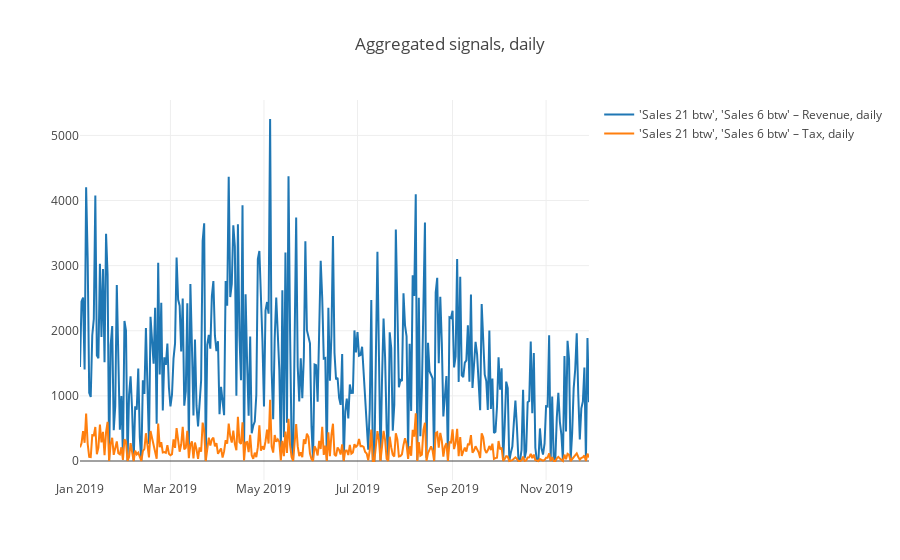

Notebook cell for this chart:
### Markdown cell above
## Tax vs. Revenue based on the GroundTruth

### Code cell
# ~Sales 6 btw
constructSignals(df_all, query=[{"select": ["Sales 21 btw", "Sales 6 btw"], 
                              "_with": {"FA_Name": "Revenue"}}, 
                                {"select": ["Sales 21 btw", "Sales 6 btw"], "_with": {"FA_Name": "Tax"}}], 
                              on="GroundTruth", agg_period="D", title="GroundTruth_Tax-Revenue_")

### Figure 1 — Plotly figure (JSON) as saved in the notebook; plotly's stock layout.template omitted (floating-point values rounded to 4 significant figures; data arrays with more than 128 entries replaced by an {"elided": "..."} marker saying what was removed)
{"data": [{"name": "'Sales 21 btw', 'Sales 6 btw' – Revenue, daily", "type": "scatter", "uid": "10023f1e-a9c8-4c08-919e-d9d1267d773d", "x": {"elided": "333 str values"}, "y": {"elided": "333 int values"}}, {"name": "'Sales 21 btw', 'Sales 6 btw' – Tax, daily", "type": "scatter", "uid": "b6ebd867-6f78-4e83-8b50-0198ac4dfcf5", "x": {"elided": "333 str values"}, "y": {"elided": "333 float values"}}], "layout": {"hovermode": "closest", "showlegend": true, "title": {"text": "Aggregated signals, daily"}}}
